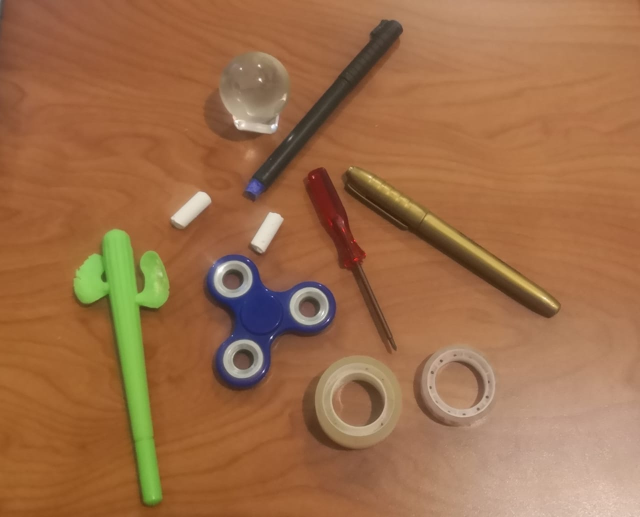
#> input picture imagenes/lapiceros.jpg, 1280 x 1033 px, found by its file name (shown at 1/2 size)
$ jupyter execute ProcesamientoDeImagenesParte2.ipynb   (older library calls are emulated)
#> lines starting #> are read from the running program, lines starting #| are printed output that depends on the picture
#####  Parte 2 de 4
#### Ingeniero en Sistemas: Erick J. Pineda Amézquita
Correo de contacto: epineda.amezquita@gmail.com
github: https://github.com/epinedaWorks/

Los ejercicios realizados en este notebook son de uso público, se hace la aclaración que el aprendizaje y conocimiento obtenido radica en diversas fuentes, asimismo, la experiencia del autor en desarrollo de software. Se aclara también que la idea del orden del contenido expuesto toma como base el curso impartido en la plataforma de DataCamp:
https://campus.datacamp.com/courses/image-processing-in-python/

Las imagenes de ejemplo se encuentran en el directorio "imagenes", se hace referencia por medio de **./imagenes/**
Si se desea, por facilidad, pueden colocarse en el mismo directorio donde se encuentra el arhivo python o notebook ipynb

Se recomienda ver los nootebooks anteriores, referencias a los 4 notebooks:
https://github.com/epinedaWorks/ProcesadoDeImagenes/blob/master/ProcesamientoDeImagenesParte1.ipynb
https://github.com/epinedaWorks/ProcesadoDeImagenes/blob/master/ProcesamientoDeImagenesParte2.ipynb
https://github.com/epinedaWorks/ProcesadoDeImagenes/blob/master/ProcesamientoDeImagenesParte3.ipynb
https://github.com/epinedaWorks/ProcesadoDeImagenes/blob/master/ProcesamientoDeImagenesParte4.ipynb

# Temas: Contornos, ecualización de imágenes, rotación, cambio de tamaño, Morfología (erosión, dilatación)

## Procesamiento de imagenes -- Requisitos

Para los siguientes ejemplos, se va a utilizar la herramienta de SCIKIT IMAGE.
Se requiere instalar dicha librería para hacer uso de todas las funciones que provee la herramienta.
Para instalar en Windows se requiere acceder a la consola de comandos en modo Administrador y ejecutar la siguiente instrucción:

**$ pip install scikit-image**

Si no funciona, probar con:

**$ conda install -c conda-forge scikit-image**

No esta de mas realizar un test de los paquetes que se requieren, ya sea antes o después de la instalación de scikit-image por medio de las siguientes instrucciones:

**$ pytest --pyargs skimage**

Fuente:
https://scikit-image.org/docs/stable/install.html

**Como primer paso: Ejecutar las siguientes lineas para saber si todo está correcto, si no funciona, revisar instalación**

[cell 1]
# Import the modules from skimage
from skimage import data, color

import matplotlib.pyplot as plt
import numpy as np
import cv2

## Ejemplo 1, Contornos por medio del operador Sobel

Comenzamos por importar la librería, si la siguiente instrucción muestra error, será necesario revisar la instalación de scikit image.

Se crea un metodo que va a leer las imagenes por medio de matplotlib.

[cell 2]
def show_image(image, title='Image', cmap_type='gray'):
    plt.imshow(image, cmap=cmap_type)
    plt.title(title)
    plt.axis('off')
    plt.show()

Se importa la imagen local y se aplican conversiones de color.

[cell 3]
# Import the filters module and sobel function
from skimage.filters import sobel

imgName = "./imagenes/lapiceros.JPG"
imgLapiceros = cv2.imread(imgName)
#> imgLapiceros is the input picture: shape (1033, 1280, 3); mean B, G, R 72.8, 109.6, 157.8

# Make the image grayscale
imgLapicerosToGray= color.rgb2gray(imgLapiceros)

# Apply edge detection filter
imgAplicarSobel = sobel(imgLapicerosToGray)

# Show original and resulting image to compare
show_image(imgLapiceros, "Imagen Original")
show_image(imgAplicarSobel, "Contorno de objetos: Operador Sobel")

Se crea una función de comparación para dos imagenes:

[cell 4]
def plot_comparison(original, filtered, title_filtered):
  fig, (ax1, ax2) = plt.subplots(ncols=2, figsize=(8, 6), sharex=True,
  sharey=True)
  ax1.imshow(original, cmap=plt.cm.gray)
  ax1.set_title('original')
  ax1.axis('off')
  ax2.imshow(filtered, cmap=plt.cm.gray)
  ax2.set_title(title_filtered)
  ax2.axis('off')

### Filtro Gaussiano para reducir ruido o nitidez

[cell 5]
# Import Gaussian filter
from skimage.filters import gaussian

imgName = "./imagenes/guitarrista.JPG"
imgGuitarrista = cv2.imread(imgName)
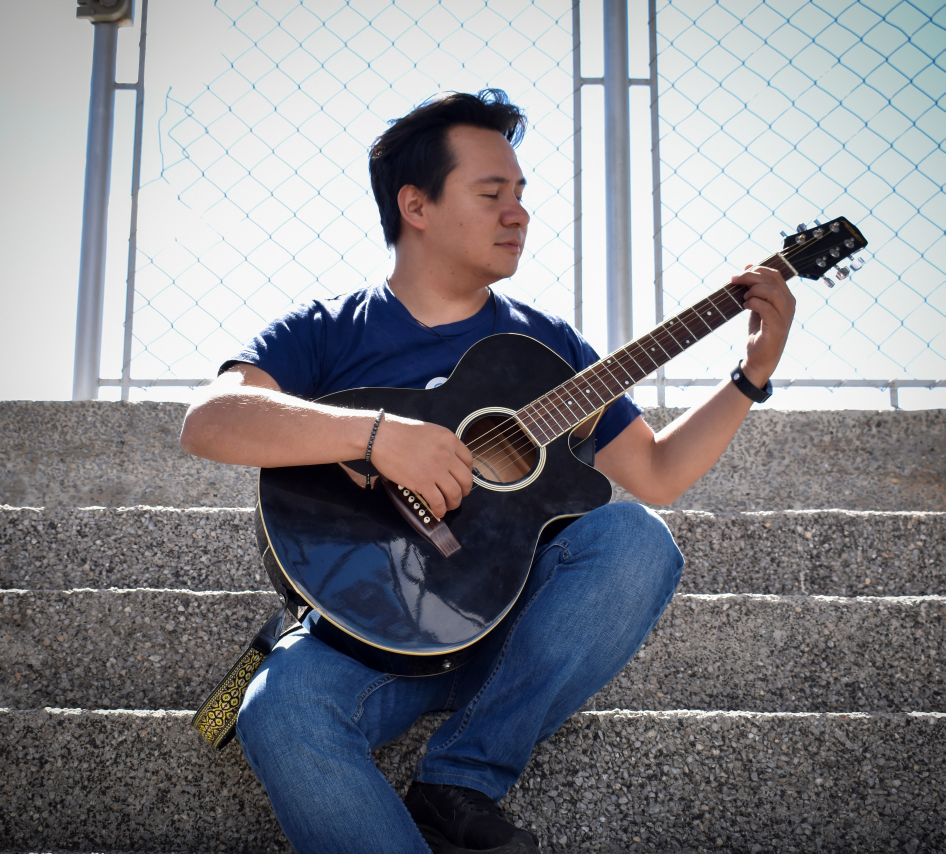
#> input picture imagenes/guitarrista.JPG, 3781 x 3413 px (shown at 1/4 size)
#> imgGuitarrista is the input picture: shape (3413, 3781, 3); mean B, G, R 136.9, 131.5, 131.3
#imgGuitarrista = cv2.cvtColor(imgGuitarrista2, cv2.COLOR_BGR2RGB)

# Apply filter
gaussian_image = gaussian(imgGuitarrista,multichannel=True)

# Show original and resulting image to compare
show_image(imgGuitarrista, "Original")
plot_comparison(imgGuitarrista, gaussian_image, "Reduced sharpness Gaussian")
#> figure, not shown here; B, G, R data is drawn as R, G, B

## Manipulación del contraste:
Existen diferentes formas de modificar el contraste, una de las mas comunes es por medio del histograma de una imágen ya que permite utilizar técnicas de probabilidad, para dicho método existen 3 divisiones:
+ Ecualización de Histograma estándar:
Utiliza valores que se presentan en todo el histograma. El contraste se encuentra operantdo el máximo menos el mínimo.
Por ejemplo, si el valor mínimo es 150 y el máximo 251, esos valores tomará, no precesimante el valor 0 y el valor 255, depende de la imágen. Por lo tanto el contraste será: 251-150 = 101
+ Ecualización de Histograma adaptativo:
Utiliza métodos dinámicos para encontrar un contraste no sobreexpuesto, se utiliza un parámetro normalizado, entre 0 y 1 para asignar la medida de contraste.
+ Contraste de ecualización de histograma adaptativo limitado (CLAHE)
Hibrido de los casos anteriores.

### Ecualizacón por medio del  Meétodo Estándar de histograma

Para este ejemplo se han colocado 3 diferentes imágenes.
Queda pendiente resolver la correcta visualización de los colores RGB.

[cell 6]
from skimage import exposure

imgName = "./imagenes/radio1.JPG"
imgRadio1 = cv2.imread(imgName)
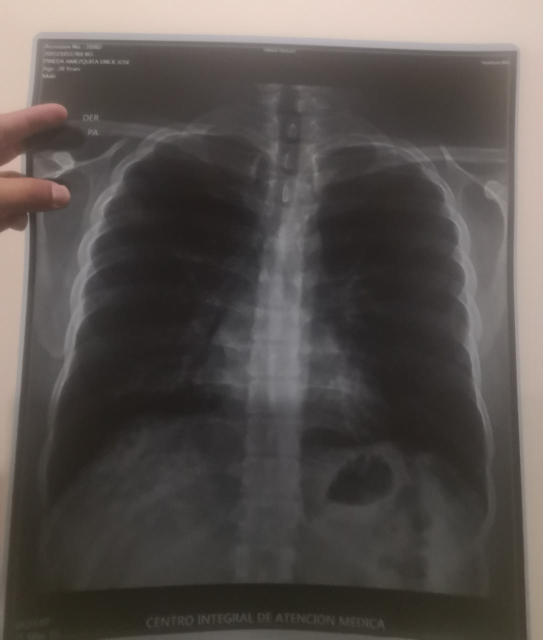
#> input picture imagenes/radio1.jpg, 1085 x 1280 px, found by its file name (shown at 1/2 size)
#> imgRadio1 is the input picture: shape (1280, 1085, 3); mean B, G, R 77.8, 81.1, 86.8

imgName2 = "./imagenes/radio2.JPG"
imgRadio2 = cv2.imread(imgName2)
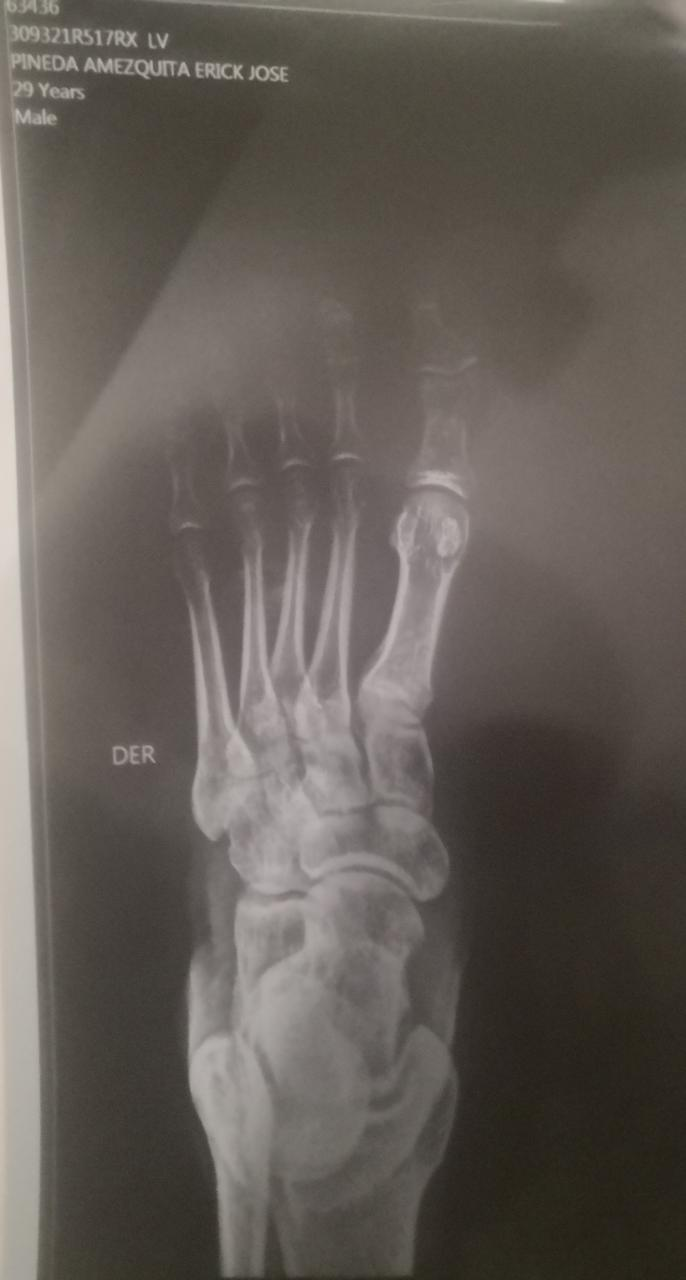
#> input picture imagenes/radio2.jpg, 686 x 1280 px, found by its file name
#> imgRadio2 is the input picture: shape (1280, 686, 3); mean B, G, R 86.4, 92.3, 99

imgName3 = "./imagenes/volcanGuatemala.JPG"
imgVolcanGuatemala = cv2.imread(imgName3)
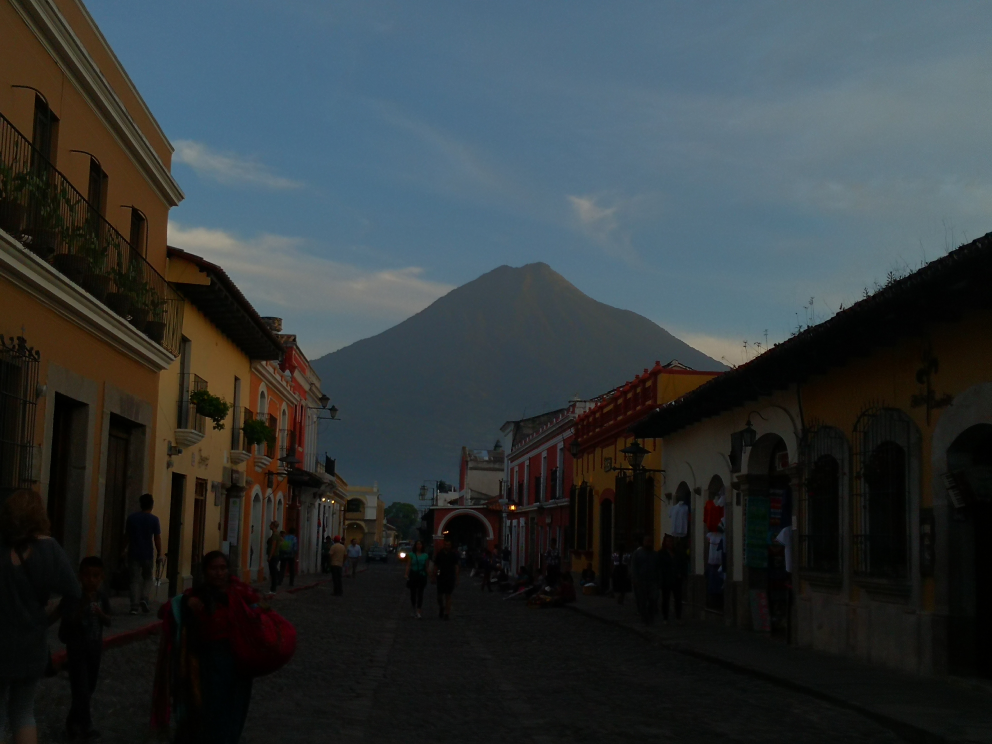
#> input picture imagenes/volcanGuatemala.jpg, 3968 x 2976 px, found by its file name (shown at 1/4 size)
#> imgVolcanGuatemala is the input picture: shape (2976, 3968, 3); mean B, G, R 59, 56.7, 49.7
#imgVolcanGuatemala = cv2.cvtColor(imgVolcanGuatemala2, cv2.COLOR_BGR2RGB)

# Mostrar la imagen original
show_image(imgRadio1, 'Radiografia 1, Rayos X1')

# Modificación del contraste por medio del método "exposure"
imgRadio1Equalizar =  exposure.equalize_hist(imgRadio1)

# Mostrar los resulados de la ecualización.
show_image(imgRadio1Equalizar, 'Resultado de la imágen RayosX1')

## Mostrar ambos histogramas
plt.title('Histograma de la imagen original')
plt.hist(imgRadio1.ravel(), bins=256)
plt.show()
#> figure, not shown here; tallest bar 75110 high, from x = 58.61 to 59.44

plt.title('Histograma de imágen ecualizada')
plt.hist(imgRadio1Equalizar.ravel(), bins=256)
plt.show()
#> figure, not shown here; tallest bar 75110 high, from x = 0.418 to 0.422


######## Se repite, obviar optimización para crear método ###############

# Mostrar la imagen original
show_image(imgRadio2, 'Radiografia 2, Rayos X')

# Modificación del contraste por medio del método "exposure"
imgRadio2Equalizar =  exposure.equalize_hist(imgRadio2)

# Mostrar los resulados de la ecualización.
show_image(imgRadio2Equalizar, 'Resulting image')

## Mostrar ambos histogramas
plt.title('Histograma de imágen')
print("Histograma: ")
plt.hist(imgRadio2.ravel(), bins=256)
plt.show()
#> figure, not shown here; tallest bar 37110 high, from x = 80.26 to 81.07

plt.title('Histograma de imágen ecualizada')
plt.hist(imgRadio2Equalizar.ravel(), bins=256)
plt.show()
#> figure, not shown here; tallest bar 37110 high, from x = 0.402 to 0.406


######## Se repite otra vez, obviar optimización para crear método ###############

# Mostrar la imagen original
show_image(imgVolcanGuatemala, 'Original x-ray Imagen 2')

# Modificación del contraste por medio del método "exposure"
imgVolcanGuatemalaEqualizar =  exposure.equalize_hist(imgVolcanGuatemala)
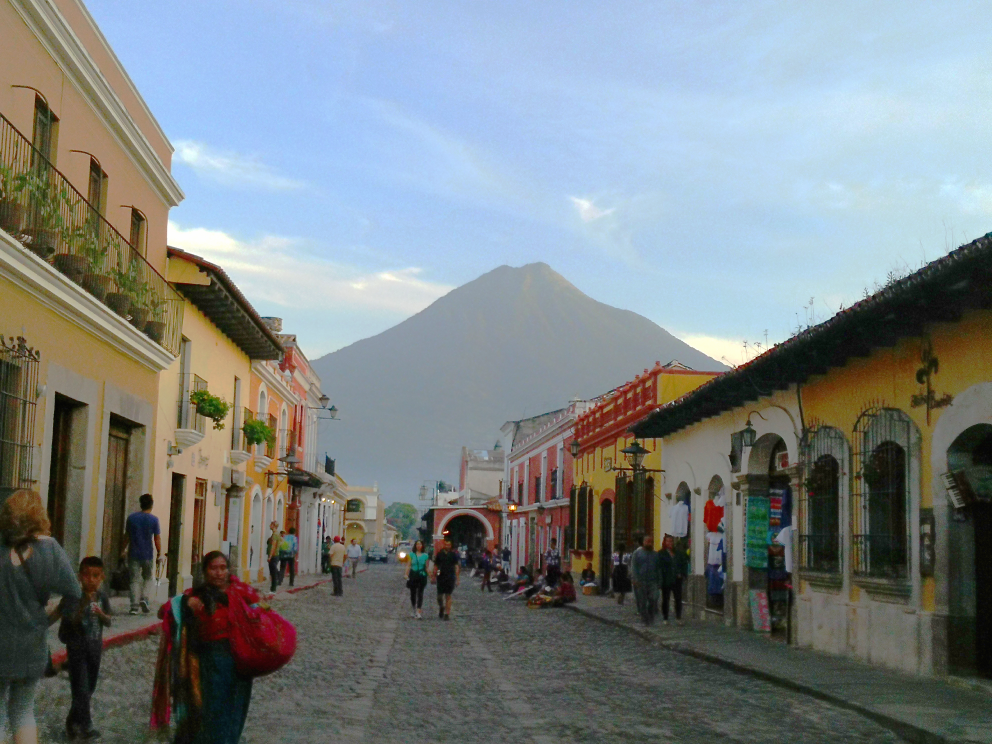
#> imgVolcanGuatemalaEqualizar: shape (2976, 3968, 3) float64 (shown at 1/4 size); mean B, G, R 0.518, 0.513, 0.485

# Mostrar los resulados de la ecualización.
show_image(imgVolcanGuatemalaEqualizar, 'Resulting image')

## Mostrar ambos histogramas
plt.title('Histograma de imágen Original')
print("Histograma: ")
plt.hist(imgVolcanGuatemala.ravel(), bins=256)
plt.show()
#> figure, not shown here; tallest bar 842308 high, from x = 2.99 to 3.98

plt.title('Histograma de imágen ecualizada')
plt.hist(imgVolcanGuatemalaEqualizar.ravel(), bins=256)
plt.show()
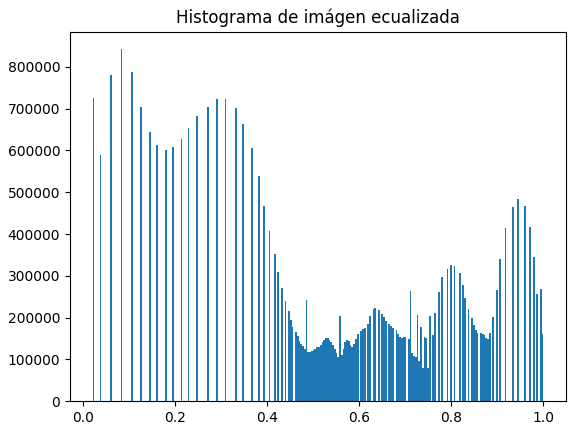
#> figure drawn by matplotlib, 1 panel; tallest bar 842308 high, from x = 0.0817 to 0.0855

## Ecualización por el metodo de histograma adaptativo
Según los ejemplos realizados, éste metodo funciona bastante bien para imagenes oscuras, de preferencia con poco color.
Entiendo que toma un conjunto de histogramas de la imagen de ahi saca valores para modificar el contraste.
Mientras mas alto el valor, que va entre 0 y 1, mas alto será el contraste

[cell 7]
# Import the necessary modules
from skimage import data, exposure
import cv2

# Load the image from the library DATA
imgDesdeLibreriaData = data.coffee()
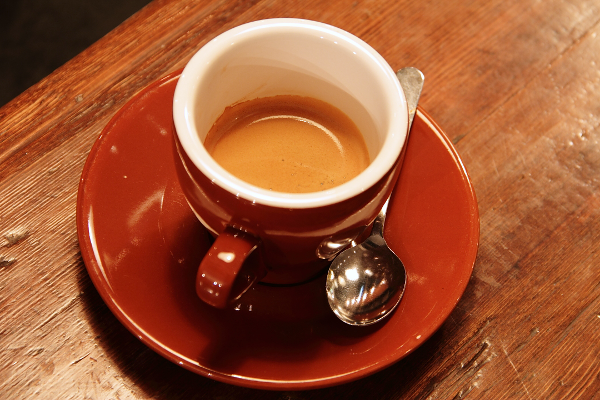
#> input picture skimage.data.coffee(), 600 x 400 px
#> imgDesdeLibreriaData is the input picture: shape (400, 600, 3); mean R, G, B 158.6, 85.8, 51.5

# Apply the adaptive equalization on the original image
adapthist_eq_image = exposure.equalize_adapthist(imgDesdeLibreriaData, clip_limit=0.01)
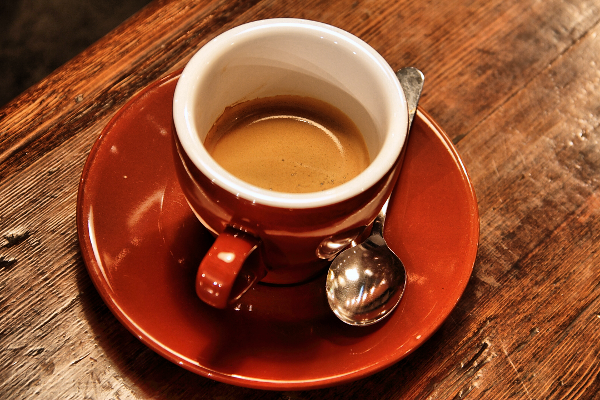
#> adapthist_eq_image: shape (400, 600, 3) float64; mean R, G, B 0.566, 0.305, 0.185

# Compare the original image to the equalized
show_image(imgDesdeLibreriaData)
show_image(adapthist_eq_image, 'Imagen Ecualizada')

# Error en los colores :(
He observado que los colores de las imagenes no se muestran bien, tengo la sospecha que al utilizar CV2 y otra herramienta como skimage, hay un conflicto entre la lectura de imágenes.
Analizando los tipos de datos que tienen al usar CV2, observar que se tienen los mismos, tanto el tipo con las dimensiones coinciden :S
Queda pendiente saber porqué el color no se mira como en la foto real.

[cell 8]
print("Tipo de dato de la imagen de la libreria data: ",type(imgDesdeLibreriaData))
#| Tipo de dato de la imagen de la libreria data:  <class 'numpy.ndarray'>
print("Tipo de dato de la imagen de directorio local: ",type(imgGuitarrista))
#| Tipo de dato de la imagen de directorio local:  <class 'numpy.ndarray'>

print("Dimensiones de la imagen de data",imgDesdeLibreriaData.shape)
#| Dimensiones de la imagen de data (400, 600, 3)
print("Dimensiones de la imagen local  ",imgGuitarrista.shape)
#| Dimensiones de la imagen local   (3413, 3781, 3)
